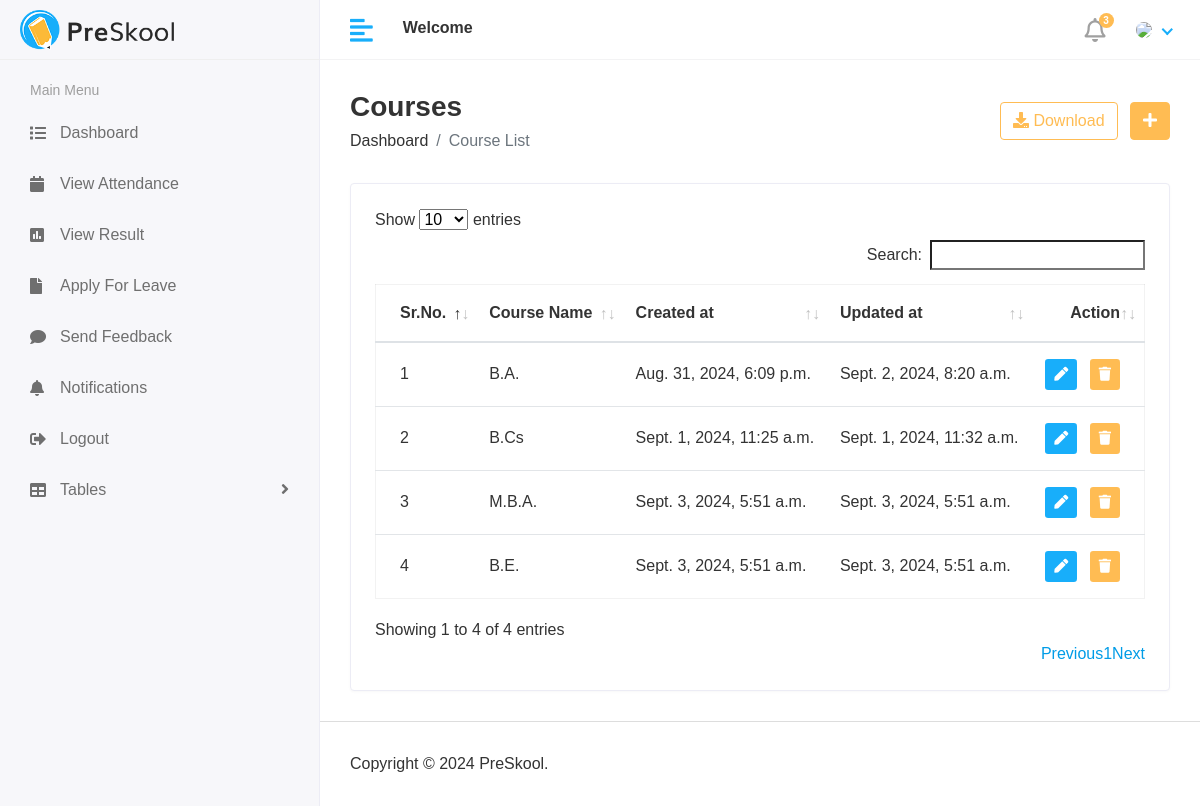
/student/courses/, run on the app's committed database.
### student/models.py (models this page shows, shortened)
class Course(models.Model):
    course_name = models.CharField(max_length=50)
    created_at = models.DateTimeField(auto_now_add=True)
    updated_at = models.DateTimeField(auto_now_add=True)

### student/views.py (the view)
# urls.py: path("courses/", views.course_list, name="course_list"),
def course_list(request):
    course_ = Course.objects.all()
    context = {"courses":course_}
    return render(request, "hod/courseList.html", context)

### templates/hod/courseList.html (shortened to what this page needs)
{% extends 'base.html' %}
{% load static %}
{% block content %}
        <div class="content container-fluid">
             <div class="page-header">
                <div class="row align-items-center">
                   <div class="col">
                      <h3 class="page-title">Courses</h3>
                        <ul class="breadcrumb">
                         <li class="breadcrumb-item"><a href="{% url 'hod_home' %}">Dashboard</a></li>
                         <li class="breadcrumb-item active">Course List</li>
                        </ul>
                   </div>
                   <div class="col-auto text-right float-right ml-auto">
                     <a href="#" class="btn btn-outline-primary mr-2"><i class="fas fa-download"></i> Download</a>
                     <a href="{% url 'add_course' %}" class="btn btn-primary"><i class="fas fa-plus"></i></a>
                   </div>
                </div>
             </div>
             <div class="row">
               <div class="col-sm-12">
                  <div class="card card-table">
                     <div class="card-body">
                        <div class="table-responsive">
                           <table id="table_id" class="table table-hover table-center mb-0 ">
                              <thead>
                                 <tr>
                                    <th>Sr.No.</th>
                                    <th>Course Name</th>
                                    <th>Created at</th>
                                     <th>Updated at</th>
                                    <th class="text-right">Action</th>
                                 </tr>
                              </thead>
                              <tbody>
                              {% for c in courses %}
                                 <tr>
                                    <td>{{forloop.counter}}</td>
                                    <td>{{c.course_name}}</td>
                                    <td>{{c.created_at}}</td>
                                     <td>{{c.updated_at}}</td>
                                    <td class="text-right">
                                       <div class="actions">
                                          <a href="{% url 'update_course' c.id %}" class="btn btn-sm bg-success-light mr-2">
                                          <i class="fas fa-pen"></i>
                                          </a>
                                          <a href="{% url 'delete_course' c.id %}" class="btn btn-sm bg-danger-light">
                                          <i class="fas fa-trash"></i>
                                          </a>
                                       </div>
                                    </td>
                                 </tr>
                              {% endfor %}
                              </tbody>
                           </table>
                        </div>
                     </div>
                  </div>
               </div>
             </div>
        </div>
{% endblock %}

### static/assets/css/style.css (style rules this page uses)
html { height: 100%; }
body { background-color: #fff; color: #333; font-family: 'Poppins', sans-serif; font-size: 1rem; height: 100%; line-height: 1.5; overflow-x: hidden; }
h1, h2, h3, h4, h5, h6 { font-family: 'Poppins', sans-serif; margin-top: 0; }
a { color: #009ce7; }
input, button, a { transition: all 0.4s ease; -moz-transition: all 0.4s ease; -o-transition: all 0.4s ease; -ms-transition: all 0.4s ease; -webkit-transition: all 0.4s ease; }
ul, ol { padding: 0px; list-style: none; }
.table { color: #333; max-width: 100%; margin-bottom: 0; width: 100%; }
.table.dataTable { border-collapse: collapse !important; border: 1px solid rgba(0, 0, 0, 0.05); }
.table thead tr th { font-weight: 600; }
.table tbody tr { border-bottom: 1px solid rgba(0, 0, 0, 0.05); }
.table.table-center td, .table.table-center th { vertical-align: middle; }
.card-table .card-body .table > thead > tr > th { border-top: 0; }
.card-table .card-body .table tr td:first-child, .card-table .card-body .table tr th:first-child { padding-left: 1.5rem; }
.card-table .card-body .table tr td:last-child, .card-table .card-body .table tr th:last-child { padding-right: 1.5rem; }
.card-table .table td, .card-table .table th { border-top: 1px solid #e2e5e8; padding: 1rem 0.75rem; white-space: nowrap; }
.btn-primary { background-color: #FFBC53; border: 1px solid #FFBC53; }
.btn-outline-primary { color: #FFBC53; border-color: #FFBC53; }
.card { border: 1px solid #ececf5; box-shadow: 0 1px 3px 0 rgba(0, 0, 0, 0.03); margin-bottom: 1.875rem; }
.card-body { padding: 1.5rem; }
.bg-danger-light { background-color:#FFBC53 !important; color:#fff !important; }
.bg-success-light { background-color: #18aefa; color: #fff; }
.page-wrapper > .content { padding: 1.875rem 1.875rem 0; }
.page-header { margin-bottom: 1.875rem; }
.page-header .breadcrumb { background-color: transparent; color: #6c757d; font-size: 1rem; font-weight: 500; margin-bottom: 0; padding: 0; }
.page-header .breadcrumb a { color: #333; }
.page-title { font-size: 28px; font-weight: 600; color: #333; margin-bottom: 5px; }

### data on the page
Course: course_name "B.A.", created_at "Aug. 31, 2024, 6:09 p.m.", updated_at "Sept. 2, 2024, 8:20 a.m."
Course: course_name "B.Cs", created_at "Sept. 1, 2024, 11:25 a.m.", updated_at "Sept. 1, 2024, 11:32 a.m."
Course: course_name "M.B.A.", created_at "Sept. 3, 2024, 5:51 a.m.", updated_at "Sept. 3, 2024, 5:51 a.m."
Course: course_name "B.E.", created_at "Sept. 3, 2024, 5:51 a.m.", updated_at "Sept. 3, 2024, 5:51 a.m."
